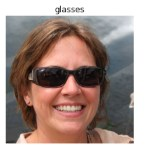
#> input picture train/glasses/row-1-column-1.jpg, 159 x 155 px, found by its file name; its folder holds only this picture in this run
$ python -i CNN.py   (imports and definitions only)
#> lines starting #> are read from the running program, lines starting #| are printed output that depends on the picture
import numpy as np
from scipy.signal import correlate2d
import os
from PIL import Image
from sklearn.model_selection import train_test_split
import matplotlib
# [1 line not run here, left out]
import matplotlib.pyplot as plt
from matplotlib.backends.backend_tkagg import FigureCanvasTkAgg
from matplotlib.patches import Circle
import tkinter as tk
from tkinter import ttk
from matplotlib import colors
from matplotlib import rcParams

#------------------------------------------------------------------------------------------#

def load_dataset(dataset_path, image_size=(28, 28)):
    """Load and preprocess the dataset of images for the classification task.

    Args:
        dataset_path (str): The path to the dataset directory.
        image_size (tuple): The desired (width, height) of the images.

    Returns:
        (X_train, X_test, y_train, y_test): Numpy arrays of training and testing samples and labels.
    """
#> called with dataset_path = 'train/glasses/row-1-column-1.jpg', image_size = (28, 28)
    data = []
    labels = []
    class_mapping = {
        "glasses": {
            "label": 0,
            "ranges": [(1, 4, 1, 12), (5, 5, 1, 4)]
        },
        "noglasses": {
            "label": 1,
            "ranges": [(7, 10, 1, 12), (11, 11, 1, 4)]
        }
    }

    for class_name, class_info in class_mapping.items():
        label = class_info["label"]
        ranges = class_info["ranges"]
        class_path = os.path.join(dataset_path, class_name)

        for img_name in os.listdir(class_path):
            try:
                parts = img_name.split('-')
                row_number = int(parts[1])
                col_number = int(parts[3].split('.')[0])

                valid_file = False
                for row_start, row_end, col_start, col_end in ranges:
                    if row_start <= row_number <= row_end and col_start <= col_number <= col_end:
                        valid_file = True
                        break

                if valid_file and img_name.endswith(".jpg"):
                    img_path = os.path.join(class_path, img_name)
                    img = Image.open(img_path).convert('L')
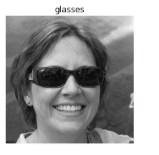
#> img: PIL image 159x155 L; min 6, max 255, mean 158.3
                    img = img.resize(image_size)
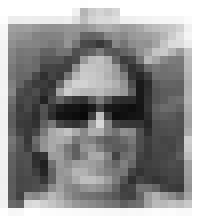
#> img: PIL image 28x28 L (shown 8 times larger); min 9, max 255, mean 158.1
                    img_array = np.array(img) / 255.0
                    data.append(img_array)
                    labels.append(label)
            except Exception as e:
                print(f"Error processing file {img_name}: {e}")

    data = np.array(data).reshape(-1, image_size[0], image_size[1], 1)
    labels = np.array(labels)

    num_classes = len(class_mapping)
    labels_one_hot = np.zeros((labels.size, num_classes))
    labels_one_hot[np.arange(labels.size), labels] = 1

    return train_test_split(data, labels_one_hot, test_size=0.2, random_state=42)

# [42 lines left out: functions clip_gradients, leaky_relu, leaky_relu_derivative, not called in this run]

class Convolution:
    """
    A Convolution layer that applies learned filters to an input image.

    This layer implements a basic convolution operation followed by a bias addition.
    No padding or stride > 1 is implemented. Suitable for simple CNN prototypes.
    """
    # [76 lines left out: functions __init__, forward, backward, not called in this run]

class MaxPool:
    """
    A MaxPooling layer that reduces the spatial dimensions of the input.

    It outputs the maximum value within each pool-size region, helping with spatial invariance.
    """

    # [63 lines left out: functions __init__, forward, backward, not called in this run]

class Fully_Connected:
    """
    A Fully Connected (Dense) layer that transforms the input feature vector into class scores.

    Implements a linear transform followed by a softmax activation for classification.
    """

    # [114 lines left out: functions __init__, softmax, softmax_derivative, forward, backward, cross_entropy_loss and 1 more, not called in this run]

class TrainerApp:
    """
    A Trainer application class for visualizing CNN training in real time with a Tkinter GUI.

    Displays:
    - Network structure diagram
    - Real-time loss and accuracy plots
    - Weight updates visualization
    - Status messages and training progress
    """

    # [283 lines left out: functions __init__, draw_layer, connect_layers, interpolate_color, update_connections, start_training and 1 more, not called in this run]

# [27 lines not run here, left out]

#> (the run stopped early here; a loop or call above may not have finished)
